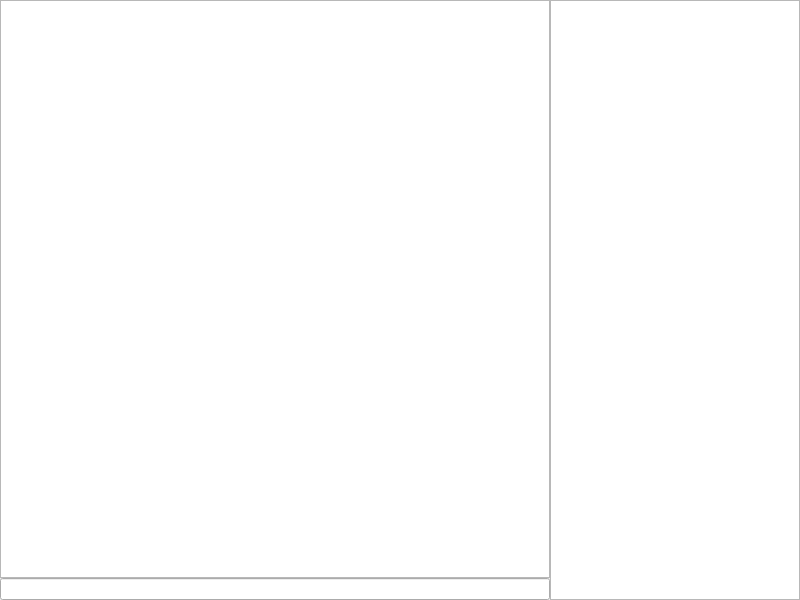
<?xml version="1.0" encoding="UTF-8"?>
<ui version="4.0">
 <class>MainWindow</class>
 <widget class="QMainWindow" name="MainWindow">
  <property name="geometry">
   <rect>
    <x>0</x>
    <y>0</y>
    <width>800</width>
    <height>600</height>
   </rect>
  </property>
  <property name="minimumSize">
   <size>
    <width>800</width>
    <height>600</height>
   </size>
  </property>
  <property name="maximumSize">
   <size>
    <width>800</width>
    <height>600</height>
   </size>
  </property>
  <property name="sizeIncrement">
   <size>
    <width>0</width>
    <height>0</height>
   </size>
  </property>
  <property name="windowTitle">
   <string>openhelbreath Login Server - GPL</string>
  </property>
  <property name="unifiedTitleAndToolBarOnMac">
   <bool>false</bool>
  </property>
  <widget class="QWidget" name="centralwidget">
   <layout class="QHBoxLayout" name="horizontalLayout">
    <property name="spacing">
     <number>0</number>
    </property>
    <property name="margin">
     <number>0</number>
    </property>
    <item>
     <layout class="QVBoxLayout" name="verticalLayout">
      <property name="spacing">
       <number>0</number>
      </property>
      <item>
       <widget class="QTextBrowser" name="textBrowser"/>
      </item>
      <item>
       <widget class="QLineEdit" name="lineEdit"/>
      </item>
     </layout>
    </item>
    <item>
     <widget class="QTreeWidget" name="treeWidget">
      <property name="sizePolicy">
       <sizepolicy hsizetype="Expanding" vsizetype="Expanding">
        <horstretch>0</horstretch>
        <verstretch>0</verstretch>
       </sizepolicy>
      </property>
      <property name="maximumSize">
       <size>
        <width>250</width>
        <height>16777215</height>
       </size>
      </property>
      <property name="lineWidth">
       <number>1</number>
      </property>
      <property name="autoScrollMargin">
       <number>16</number>
      </property>
      <attribute name="headerVisible">
       <bool>false</bool>
      </attribute>
      <column>
       <property name="text">
        <string notr="true">1</string>
       </property>
      </column>
     </widget>
    </item>
   </layout>
  </widget>
  <widget class="QMenuBar" name="menubar">
   <property name="geometry">
    <rect>
     <x>0</x>
     <y>0</y>
     <width>800</width>
     <height>21</height>
    </rect>
   </property>
  </widget>
 </widget>
 <resources/>
 <connections/>
</ui>
